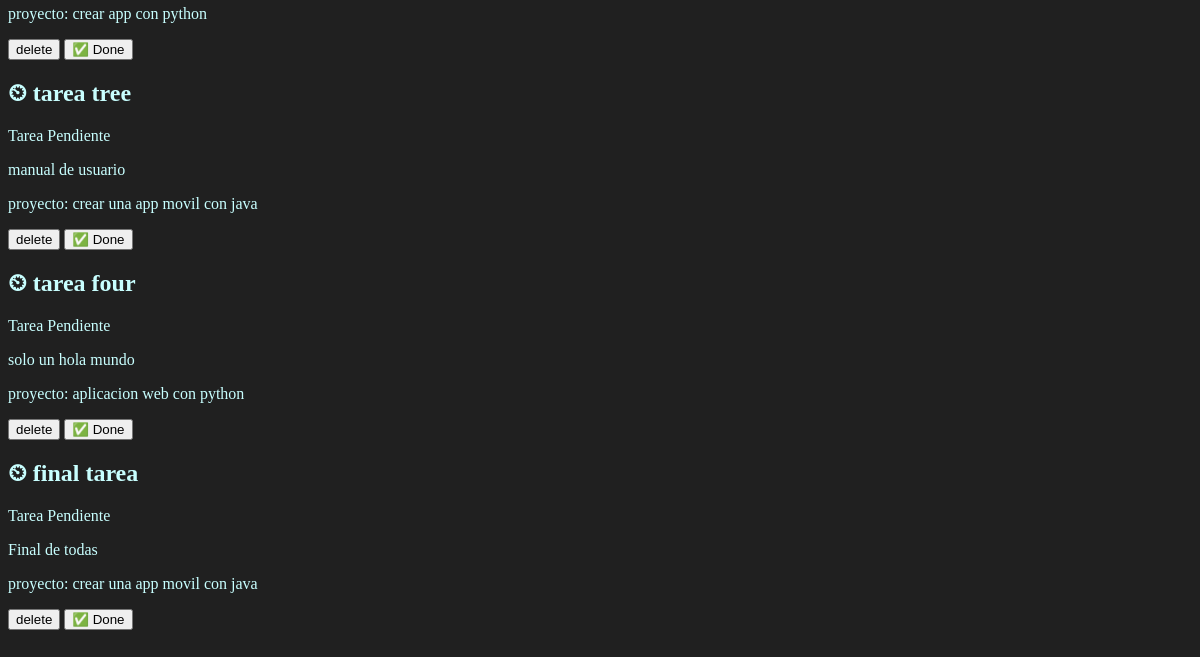
/tasks/ (lower part), run on an earlier commit of the app's database.
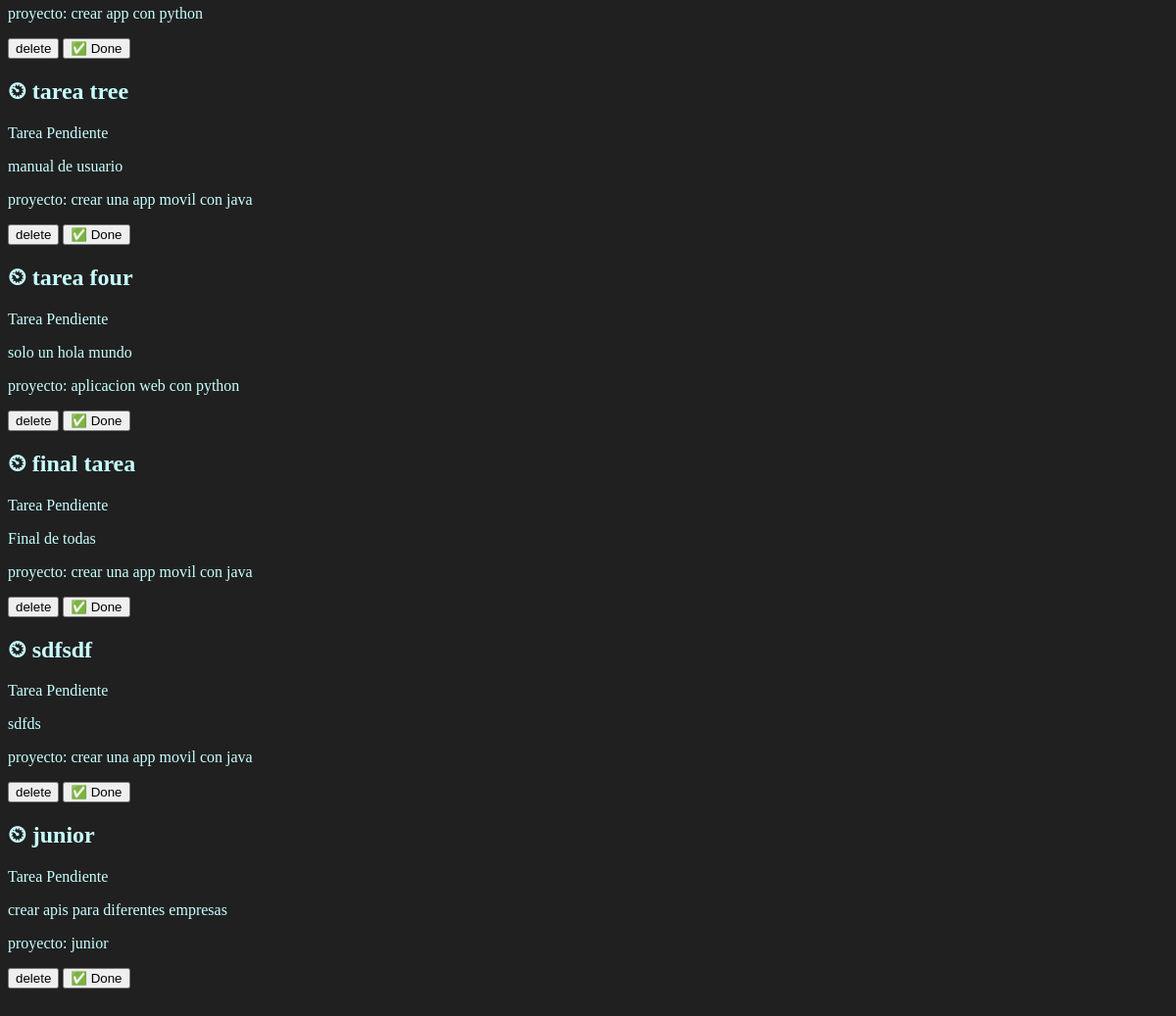
And on a later commit of the database.
### store/models.py (models this page shows, shortened)
class Task(models.Model):
    title = models.CharField(max_length=100)#para un numero de textos permitidos escribir
    description = models.TextField()#para textos mucho mas largos
    Project = models.ForeignKey(Project, on_delete=models.CASCADE)#Aqui se hace la relacion de las dos clases o mejor dicho de las dos tablas
    done = models.BooleanField(default=False)

class Project(models.Model):
    name = models.CharField(max_length=100)

### store/views.py (the view)
# urls.py: path('tasks/', views.tasks, name='tasks'),#ademas el "name" ayuda por si llego en algun momento a cambiar la url pues con solo el name no pasa nada asi se cambie el nombre de la ruta que tenga o cambi
def tasks(request):#se recibe un id mediante la url que es recibido como un parametro en esta funcion
    tasks = Task.objects.all()
    return render(request, 'tasks/task.html', {'taske': tasks})

### store/templates/tasks/task.html (shortened to what this page needs)
{% extends 'layouts/base.html' %}
{% block content%}
{% for task in taske %}
    <div>
        <h2>{%if task.done == False%} ⏲ {%else%} ✅ {%endif%}  {{task.title}}</h2>
        {%if task.done == False%}
        <p>Tarea Pendiente</p>
        {%else%}
        <p>Tarea Realizada</p>
        {%endif%}
        <p>{{task.description}}</p>
        <p>proyecto: {{task.Project.name}}</p>
        <button>
            delete
        </button>
        <button>
            ✅ Done
        </button>
    </div>
{% endfor %}
{% endblock %}

What changed in the data, as far as the page shows it:
added Task: title "sdfsdf", done "Tarea Pendiente", description "sdfds", Project.name "crear una app movil con java"
added Task: title "junior", done "Tarea Pendiente", description "crear apis para diferentes empresas", Project.name "junior"
